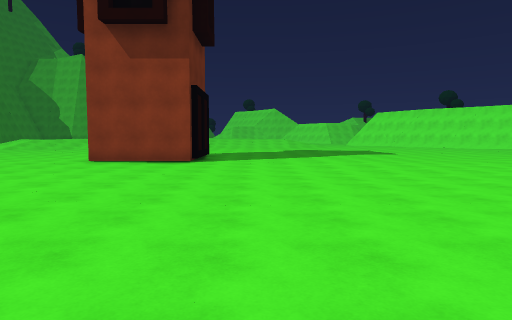
[1] (above)

24 first-person views from a walk through a 3-D level made in the Unity game engine. The camera is 1.5 m above the floor, tilts 4° down and sees 75° across. The floor is counted in squares, 2 m on a side. Each view is taken from the middle of a square. On the plan, view 1 faces up. The plan holds only what a view shows up to about 11 squares ahead; the rest is blank. The place goes on beyond the plan. The player is left out.

[2]
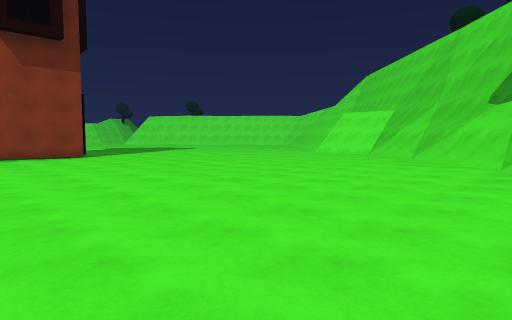

[3]
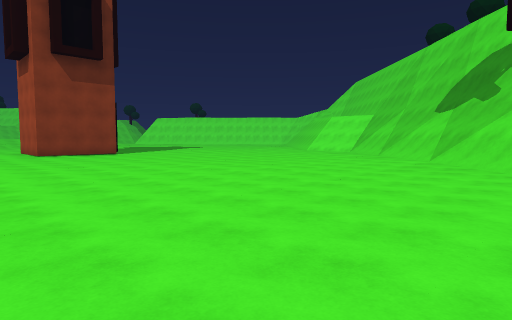

[4]
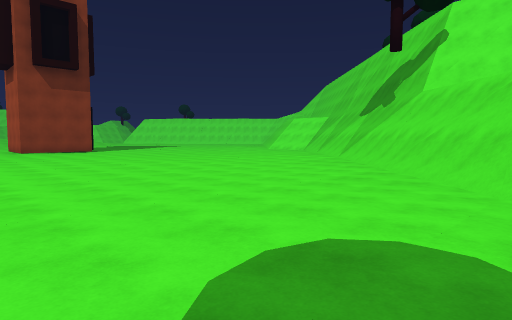

[5]
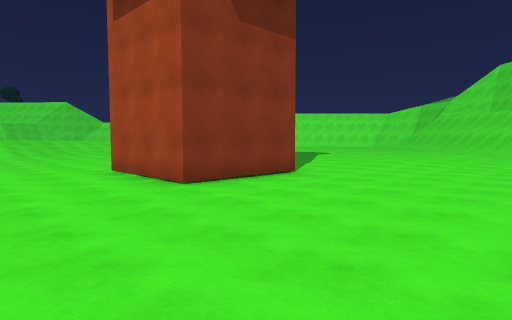

[6]
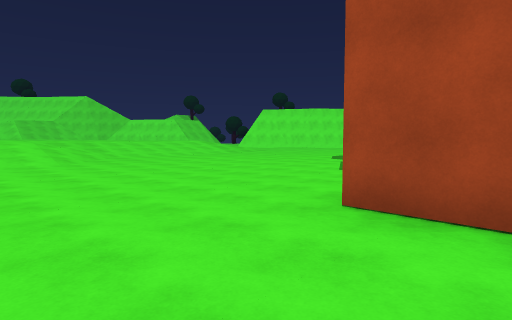

[7]
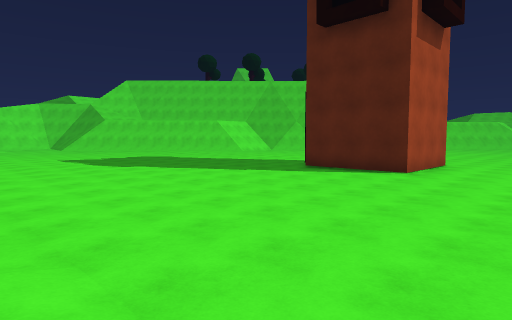

[8]
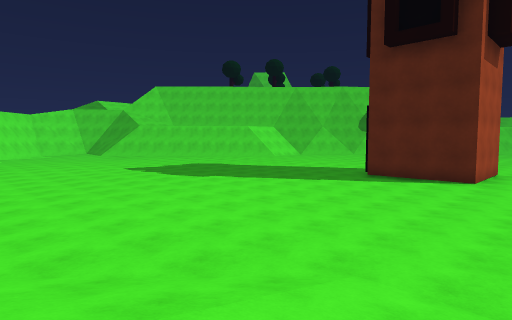

[9]
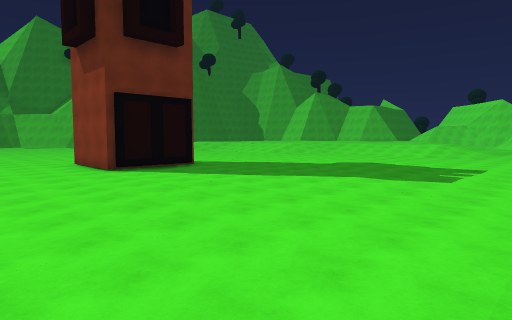

[10]
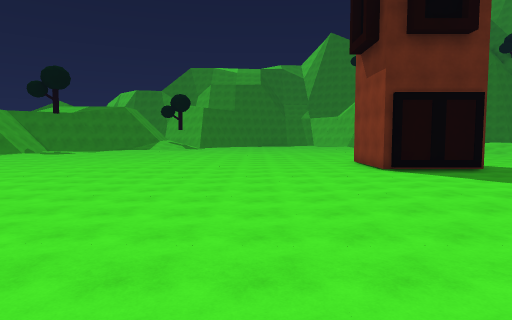

[11]
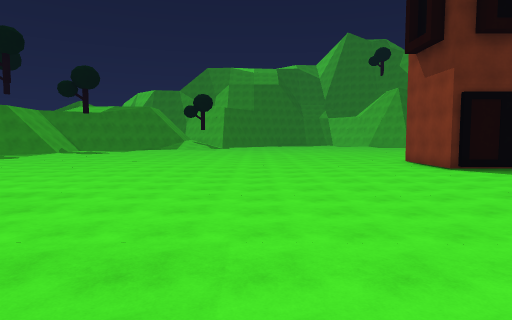

[12]
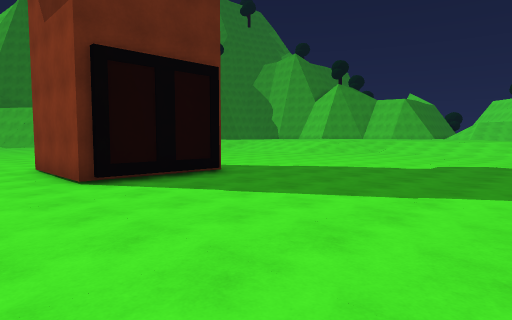

[13]
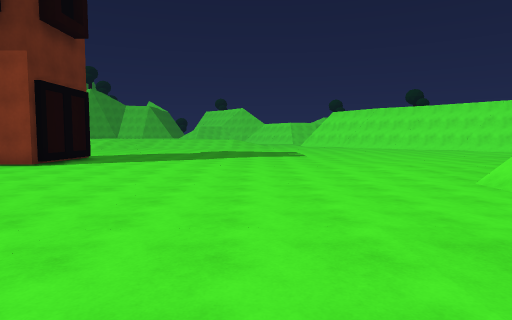

[14]
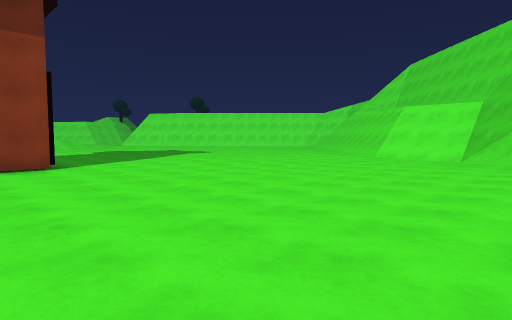

[15]
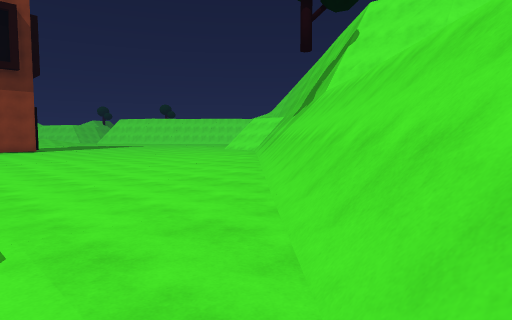

[16]
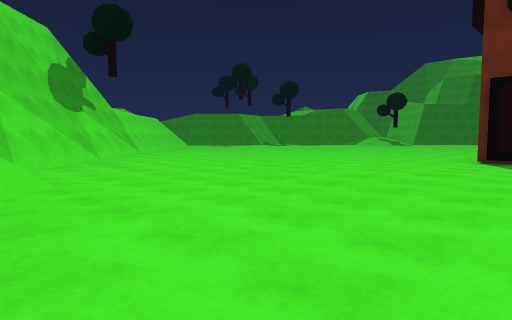

[17]
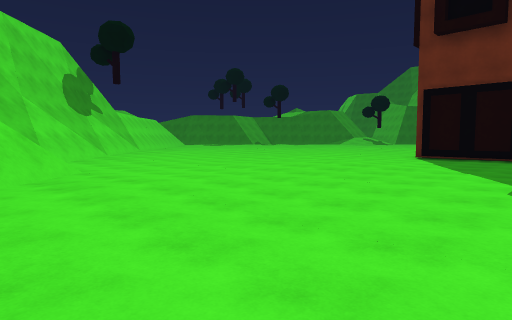

[18]
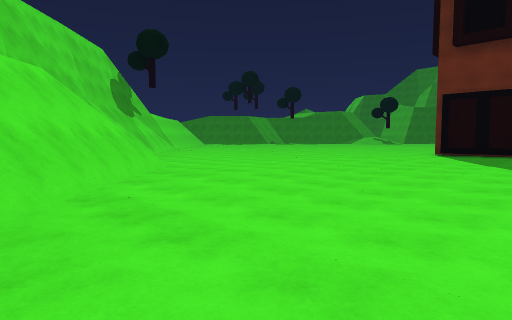

[19]
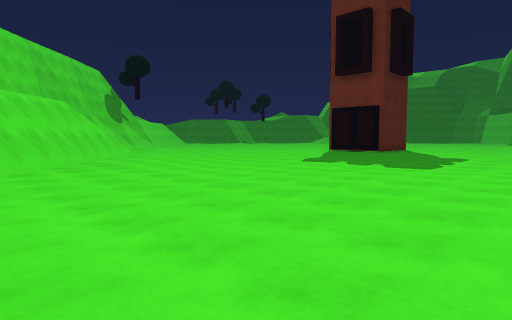

[20]
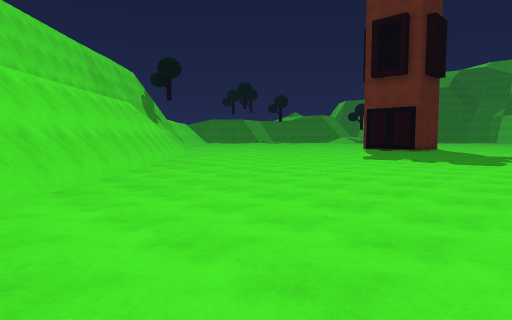

[21]
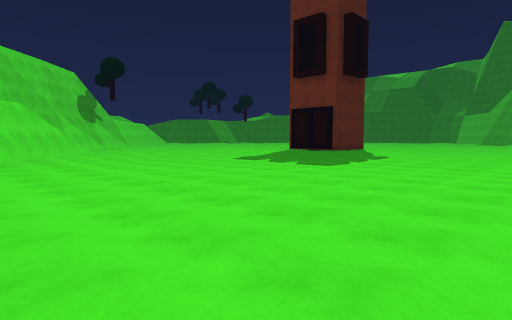

[22]
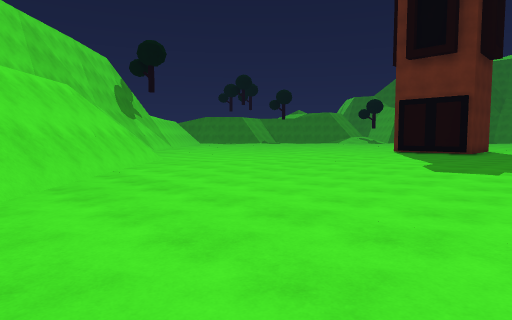

[23]
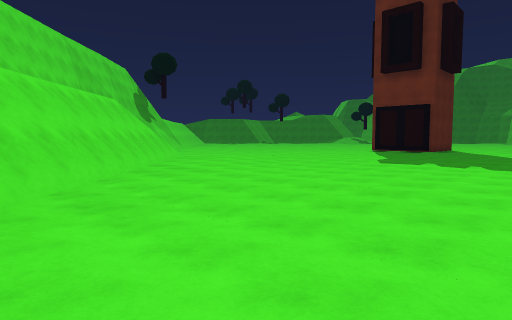

[24]
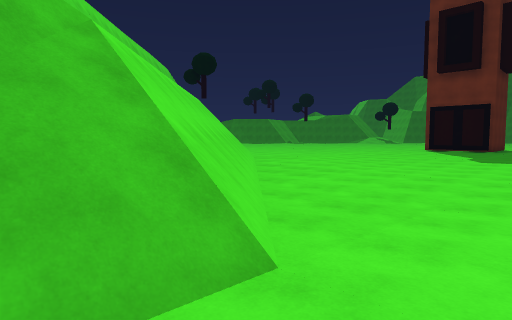

### Floor plan
Key: @ floor where view 1 was taken; # wall or solid block; . main floor; : floor 0.25 m higher than the main floor; - floor 0.25 m lower than the main floor; + floor 1 m higher than the main floor; / step, stairs or slope; = window, fence, low wall or low ledge; v drop or lower ground; T tower.
Columns run from 8 left of view 1 to 17 right of it. Each row starts with its distance up from view 1.
 23  ++///
 22  ////........    .....
 21 ////..................
 20  ......................
 19 .........................
 18 .........................
 17 .........................
 16  .........................
 15 .....................-....
 14 .......................=//
 13 ......................##/=
 12 ...#  T..............##v#
 11 ...#  #.............##v
 10 ...####............##v/
  9 ..................##v/
  8 .................##v/
  7 ................/#v/  #
  6 :.............../    ##
  5 ................/   ##
  4  ...............// #
  3  ..............#####
  2  .............###
  1  ............###
  0  .......@...###
 -1 ...........###
 -2 ........../##
 -3 ........./##
 -4 ......../##
 -5 ......./##
 -6 ....../##
 -7 ...../##
 -8 ..../##
 -9   ..##
-10   /##

Where each view was taken, in squares from view 1:
view 1: 0 up, 0 right, facing up
view 2: 3 down, 6 left, facing up-right
view 3: 5 down, 8 left, facing up-right
view 4: 8 down, 8 left, facing up-right
view 5: 5 up, 8 left, facing up-right
view 6: 11 up, 8 left, facing up-right
view 7: 21 up, 8 left, facing down-right
view 8: 23 up, 7 left, facing down-right
view 9: 6 up, 8 right, facing up-left
view 10: 6 up, 8 right, facing left
view 11: 4 up, 8 right, facing left
view 12: 8 up, 4 right, facing up-left
view 13: 1 up, 4 right, facing up
view 14: 1 up, 4 left, facing up-right
view 15: 10 down, 6 left, facing up-right
view 16: 12 up, 9 right, facing down-left
view 17: 14 up, 10 right, facing down-left
view 18: 14 up, 12 right, facing down-left
view 19: 20 up, 14 right, facing down-left
view 20: 19 up, 16 right, facing down-left
view 21: 22 up, 13 right, facing down-left
view 22: 16 up, 13 right, facing down-left
view 23: 18 up, 15 right, facing down-left
view 24: 16 up, 17 right, facing down-left
